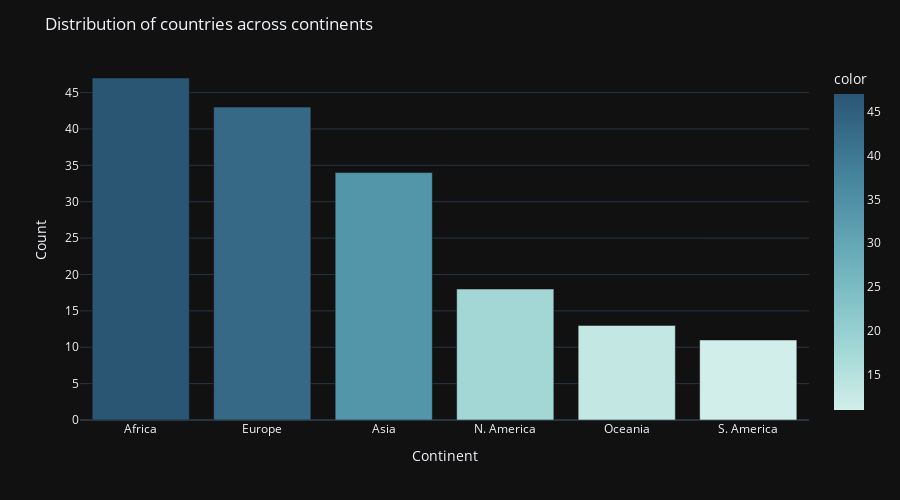

The code cell stored with this chart in its notebook:
### Markdown cell above
We also remember to set the axis labels and the title for the plot.

### Code cell
fig=px.bar(data_frame=values,color=values,color_continuous_scale='teal')

fig.update_layout(
    xaxis_title='Continent',
    yaxis_title='Count',
    title="Distribution of countries across continents",
    height=500,
    width=900,
    xaxis=dict(showgrid=False),
    template='plotly_dark'
)
fig.show()

### Figure 1 — Plotly figure (JSON) as saved in the notebook; plotly's stock layout.template omitted (floating-point values rounded to 4 significant figures)
{"data": [{"alignmentgroup": "True", "hovertemplate": "Continent=%{x}<br>value=%{y}<br>color=%{marker.color}<extra></extra>", "legendgroup": "", "marker": {"color": [47, 43, 34, 18, 13, 11], "coloraxis": "coloraxis", "pattern": {"shape": ""}}, "name": "", "offsetgroup": "", "orientation": "v", "showlegend": false, "textposition": "auto", "type": "bar", "x": ["Africa", "Europe", "Asia", "N. America", "Oceania", "S. America"], "xaxis": "x", "y": [47, 43, 34, 18, 13, 11], "yaxis": "y"}], "layout": {"barmode": "relative", "coloraxis": {"colorbar": {"title": {"text": "color"}}, "colorscale": [[0, "rgb(209, 238, 234)"], [0.1667, "rgb(168, 219, 217)"], [0.3333, "rgb(133, 196, 201)"], [0.5, "rgb(104, 171, 184)"], [0.6667, "rgb(79, 144, 166)"], [0.8333, "rgb(59, 115, 143)"], [1, "rgb(42, 86, 116)"]]}, "height": 500, "legend": {"tracegroupgap": 0}, "margin": {"t": 60}, "title": {"text": "Distribution of countries across continents"}, "width": 900, "xaxis": {"anchor": "y", "domain": [0, 1], "showgrid": false, "title": {"text": "Continent"}}, "yaxis": {"anchor": "x", "domain": [0, 1], "title": {"text": "Count"}}}}
